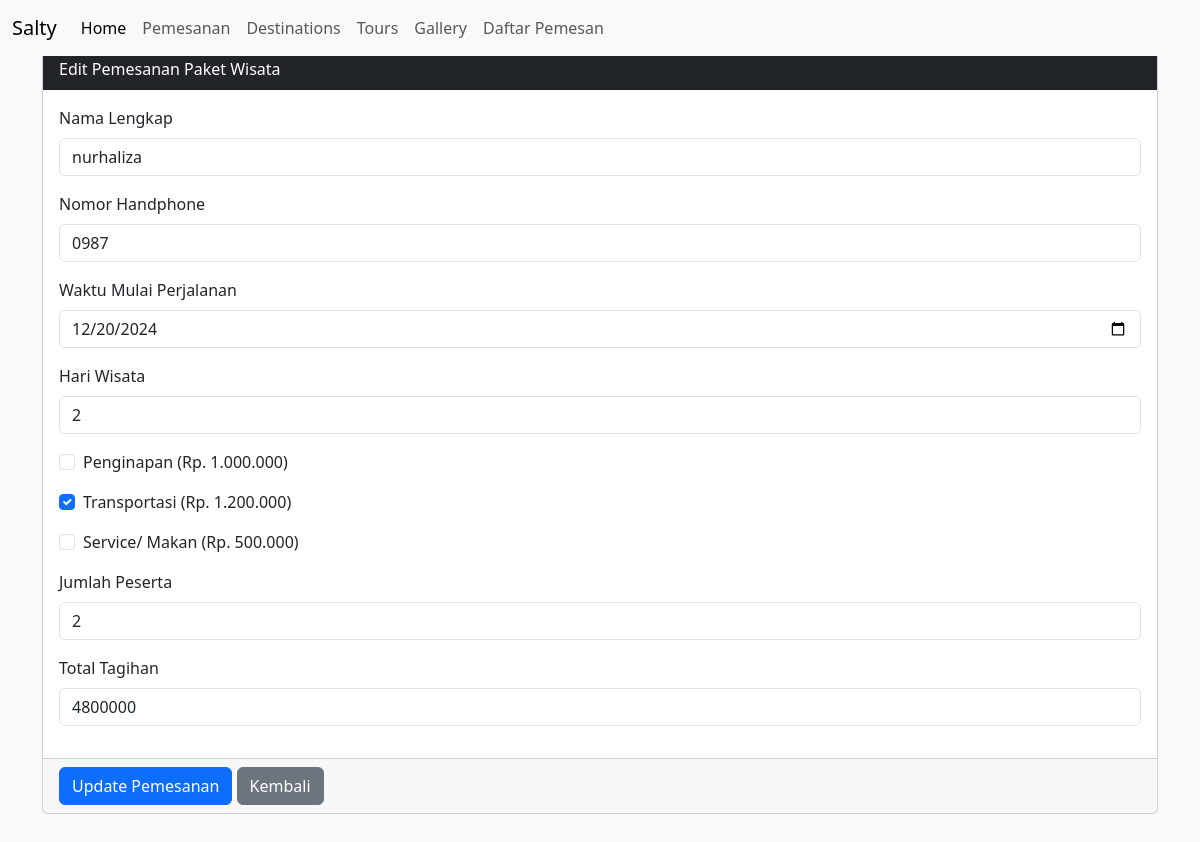
Page /index.php?aksi=edit&id=26 on the committed database.
### tables this page shows
CREATE TABLE `pemesanan` (
  `id` int(11) NOT NULL,
  `nama_pemesanan` varchar(255) NOT NULL,
  `hp_pemesan` varchar(20) NOT NULL,
  `waktu_wisata` date NOT NULL,
  `hari_wisata` int(11) NOT NULL,
  `paket_inap` tinyint(1) DEFAULT 0,
  `paket_transport` tinyint(1) DEFAULT 0,
  `paket_makan` tinyint(1) DEFAULT 0,
  `jumlah_peserta` int(11) NOT NULL,
  `total_tagihan` int(11) NOT NULL,
  `is_deleted` int(11) NOT NULL DEFAULT 0,
  `created_at` timestamp NOT NULL DEFAULT current_timestamp() ON UPDATE current_timestamp()
);

### main/edit.php (the view, shortened to what this page needs)
<?php
include "lib/koneksi.php";
$id = $_GET['id'];
$query = "SELECT * FROM pemesanan WHERE id = '$id'";
$result = mysqli_query($conn, $query);
$data = mysqli_fetch_assoc($result);
?>
<!DOCTYPE html>
<html lang="en">
<head>
    <link
        href="https://cdn.jsdelivr.net/npm/bootstrap@5.3.2/dist/css/bootstrap.min.css"
        rel="stylesheet" />
    <link rel="stylesheet" href="style.css" />
    <link
        href="https://cdn.jsdelivr.net/npm/bootstrap-icons/font/bootstrap-icons.css"
        rel="stylesheet" />
</head>
<body class="bg-light mb-5">
<?php
include "components/navbar.php";
?>
    <main class="form flex-shrink-0 my-5">
        <div class="container">
            <form method="post" action="../lib/proses_edit.php">
                <div class="card mt-2">
                    <div class="card-header bg-dark text-white">
                        Edit Pemesanan Paket Wisata
                    </div>
                    <div class="card-body">
                        <div class="mb-3">
                            <label for="nama_pemesanan" class="form-label">Nama Lengkap</label>
                            <input type="text" class="form-control" id="nama_pemesanan" name="nama_pemesanan"
                                   value="<?php echo $data['nama_pemesanan']; ?>" required>
                        </div>
                        <div class="mb-3">
                            <label for="hp_pemesan" class="form-label">Nomor Handphone</label>
                            <input type="text" class="form-control" id="hp_pemesan" name="hp_pemesan"
                                   value="<?php echo $data['hp_pemesan']; ?>" required>
                        </div>
                        <div class="mb-3">
                            <label for="waktu_wisata" class="form-label">Waktu Mulai Perjalanan</label>
                            <input type="date" class="form-control" id="waktu_wisata" name="waktu_wisata"
                                   value="<?php echo $data['waktu_wisata']; ?>" required>
                        </div>
                        <div class="mb-3">
                            <label for="hari_wisata" class="form-label">Hari Wisata</label>
                            <input type="number" class="form-control" id="hari_wisata" name="hari_wisata"
                                   value="<?php echo $data['hari_wisata']; ?>" required>
                        </div>
                        <div class="mb-3">
                            <div class="form-check">
                                <input class="form-check-input" type="checkbox" name="paket_inap" value="1" id="paket_inap"
                                    <?php echo ($data['paket_inap'] == 1) ? 'checked' : ''; ?>>
                                <label class="form-check-label" for="paket_inap">
                                    Penginapan (Rp. 1.000.000)
                                </label>
                            </div>
                        </div>
                        <div class="mb-3">
                            <div class="form-check">
                                <input class="form-check-input" type="checkbox" name="paket_transport" value="1" id="paket_transport"
                                    <?php echo ($data['paket_transport'] == 1) ? 'checked' : ''; ?>>
                                <label class="form-check-label" for="paket_transport">
                                    Transportasi (Rp. 1.200.000)
                                </label>
                            </div>
                        </div>
                        <div class="mb-3">
                            <div class="form-check">
                                <input class="form-check-input" type="checkbox" name="paket_makan" value="1" id="paket_makan"
                                    <?php echo ($data['paket_makan'] == 1) ? 'checked' : ''; ?>>
                                <label class="form-check-label" for="paket_makan">
                                    Service/ Makan (Rp. 500.000)
                                </label>
                            </div>
                        </div>
                        <div class="mb-3">
                            <label for="jumlah_peserta" class="form-label">Jumlah Peserta</label>
                            <input type="number" class="form-control" id="jumlah_peserta" name="jumlah_peserta"
                                   value="<?php echo $data['jumlah_peserta']; ?>" required>
                        </div>
                        <div class="mb-3">
                            <label for="total" class="form-label">Total Tagihan</label>
                            <input type="number" class="form-control" id="total" name="total"
                                   value="<?php echo $data['total_tagihan']; ?>">
                        </div>
                    </div>
                    <div class="card-footer">
                        <button name="update" type="submit" class="btn btn-primary">Update Pemesanan</button>
                        <a href="daftar_pemesanan.php" class="btn btn-secondary">Kembali</a>
                    </div>
                </div>
            </form>
        </div>
    </main>
</body>
</html>

### rows in the picture
pemesanan: nama_pemesanan "nurhaliza", hp_pemesan "0987", waktu_wisata "12/20/2024", hari_wisata "2", paket_transport "☑", jumlah_peserta "2", total "4800000"
